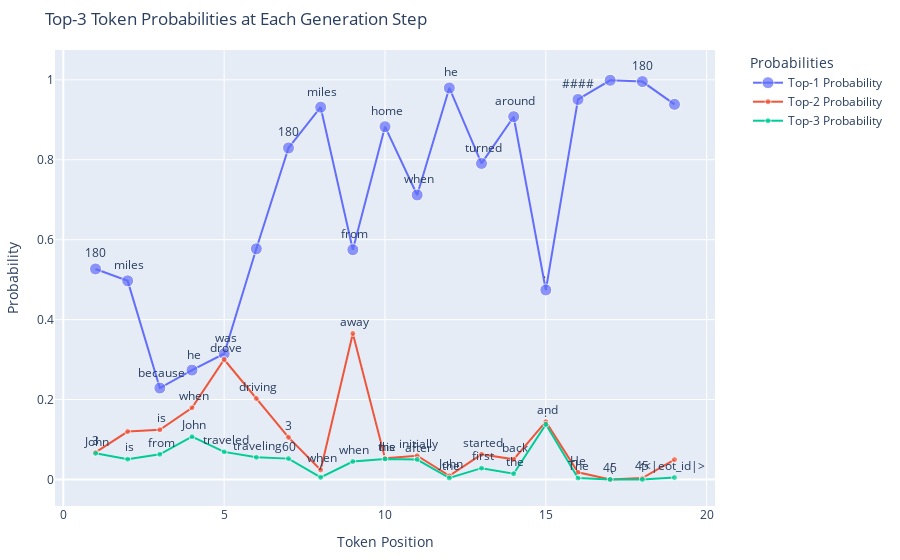

Write notebook code for a chart like this one.
### Code cell
ans_data = generate_answer(question_to_prompt(test_qnas[sample_i]))

visualize_topk_plotly(ans_data, save_html=True)

### Figure 1 — Plotly figure (JSON) as saved in the notebook; plotly's stock layout.template omitted (floating-point values rounded to 4 significant figures)
{"data": [{"marker": {"size": [12, 12, 12, 12, 12, 12, 12, 12, 12, 12, 12, 12, 12, 12, 12, 12, 12, 12, 12]}, "mode": "lines+markers+text", "name": "Top-1 Probability", "text": ["180", " miles", " because", " he", " was", " ", "180", " miles", " from", " home", " when", " he", " turned", " around", ".\n", "####", " ", "180", "\n\n"], "textposition": "top center", "type": "scatter", "x": [1, 2, 3, 4, 5, 6, 7, 8, 9, 10, 11, 12, 13, 14, 15, 16, 17, 18, 19], "y": [0.5268, 0.497, 0.2289, 0.2737, 0.3146, 0.5772, 0.8296, 0.9316, 0.5749, 0.8828, 0.7119, 0.9796, 0.7908, 0.9078, 0.4743, 0.9509, 0.9989, 0.9957, 0.9387]}, {"marker": {"size": [6, 6, 6, 6, 6, 6, 6, 6, 6, 6, 6, 6, 6, 6, 6, 6, 6, 6, 6]}, "mode": "lines+markers+text", "name": "Top-2 Probability", "text": ["3", "\n", " is", " when", " drove", " driving", "3", " when", " away", " his", " initially", " John", " started", " back", " and", "He", "45", "45", " \n\n"], "textposition": "top center", "type": "scatter", "x": [1, 2, 3, 4, 5, 6, 7, 8, 9, 10, 11, 12, 13, 14, 15, 16, 17, 18, 19], "y": [0.06804, 0.1199, 0.1244, 0.1795, 0.3002, 0.2026, 0.1055, 0.02388, 0.3654, 0.05302, 0.05936, 0.009164, 0.06292, 0.05042, 0.1446, 0.01811, 0.000197, 0.003426, 0.04975]}, {"marker": {"size": [6, 6, 6, 6, 6, 6, 6, 6, 6, 6, 6, 6, 6, 6, 6, 6, 6, 6, 6]}, "mode": "lines+markers+text", "name": "Top-3 Probability", "text": [" John", " is", " from", " John", " traveled", " traveling", "60", "/", " when", " the", " after", " the", " first", " the", ".", "The", " (", "1", "<|eot_id|>"], "textposition": "top center", "type": "scatter", "x": [1, 2, 3, 4, 5, 6, 7, 8, 9, 10, 11, 12, 13, 14, 15, 16, 17, 18, 19], "y": [0.06543, 0.05078, 0.06306, 0.1072, 0.06912, 0.05539, 0.05221, 0.005411, 0.04503, 0.05138, 0.04999, 0.003703, 0.02836, 0.01445, 0.138, 0.00343, 0.0001343, 0.0001003, 0.005003]}], "layout": {"autosize": true, "legend": {"orientation": "v", "title": {"text": "Probabilities"}, "x": 1.05, "y": 1}, "margin": {"b": 50, "l": 50, "r": 50, "t": 50}, "title": {"text": "Top-3 Token Probabilities at Each Generation Step"}, "xaxis": {"title": {"text": "Token Position"}}, "yaxis": {"title": {"text": "Probability"}}}}
